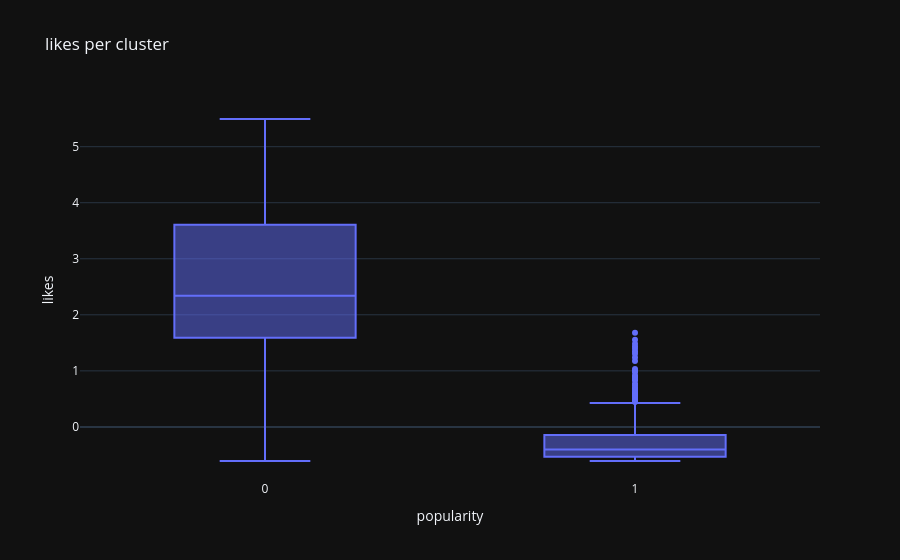

The cell this chart's notebook holds for it:
### Code cell
fig = px.box(df, x="popularity", y="likes", title="likes per cluster")
fig.show()

### Figure 1 — Plotly figure (JSON) as saved in the notebook; plotly's stock layout.template omitted (floating-point values rounded to 4 significant figures; data arrays with more than 128 entries replaced by an {"elided": "..."} marker saying what was removed)
{"data": [{"alignmentgroup": "True", "hovertemplate": "popularity=%{x}<br>likes=%{y}<extra></extra>", "legendgroup": "", "marker": {"color": "#636efa"}, "name": "", "notched": false, "offsetgroup": "", "orientation": "v", "showlegend": false, "x": {"elided": "542 int values"}, "x0": " ", "xaxis": "x", "y": {"elided": "542 float values"}, "y0": " ", "yaxis": "y", "type": "box"}], "layout": {"xaxis": {"anchor": "y", "domain": [0.0, 1.0], "title": {"text": "popularity"}}, "yaxis": {"anchor": "x", "domain": [0.0, 1.0], "title": {"text": "likes"}}, "legend": {"tracegroupgap": 0}, "title": {"text": "likes per cluster"}, "boxmode": "group"}}
